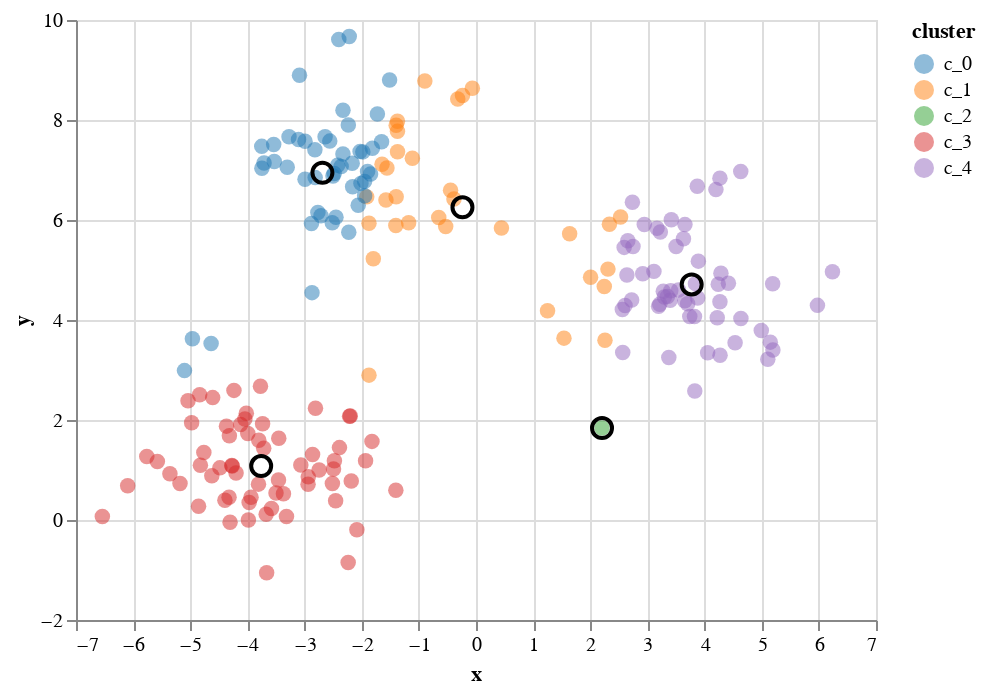

Source (notebook cell):
### Code cell
update_centroids()
plot_result()

### Figure 1 — Vega-Lite specification as saved in the notebook (floating-point values rounded to 4 significant figures; data arrays with more than 128 entries replaced by an {"elided": "..."} marker saying what was removed)
{"$schema": "https://vega.github.io/schema/vega-lite/v3.4.0.json", "config": {"mark": {"tooltip": null}, "view": {"height": 300, "width": 400}}, "datasets": {"data-13ee3c48211ef91a87c73b624fcbe523": {"elided": "200 records"}, "data-e842fb92ae7b8595cf7770ce9a6794b4": [{"x": -2.688, "y": 6.945}, {"x": -0.2369, "y": 6.254}, {"x": 2.205, "y": 1.839}, {"x": -3.76, "y": 1.078}, {"x": 3.774, "y": 4.712}]}, "layer": [{"data": {"name": "data-13ee3c48211ef91a87c73b624fcbe523"}, "encoding": {"color": {"field": "cluster", "scale": {"scheme": "category10"}, "type": "nominal"}, "tooltip": [{"field": "x", "type": "quantitative"}, {"field": "y", "type": "quantitative"}, {"field": "cluster", "type": "nominal"}], "x": {"field": "x", "type": "quantitative"}, "y": {"field": "y", "type": "quantitative"}}, "mark": {"opacity": 0.5, "size": 60, "type": "circle"}, "selection": {"selector035": {"bind": "scales", "encodings": ["x", "y"], "type": "interval"}}}, {"data": {"name": "data-e842fb92ae7b8595cf7770ce9a6794b4"}, "encoding": {"x": {"field": "x", "type": "quantitative"}, "y": {"field": "y", "type": "quantitative"}}, "mark": {"color": "black", "opacity": 1, "size": 100, "type": "point"}, "selection": {"selector036": {"bind": "scales", "encodings": ["x", "y"], "type": "interval"}}}]}
